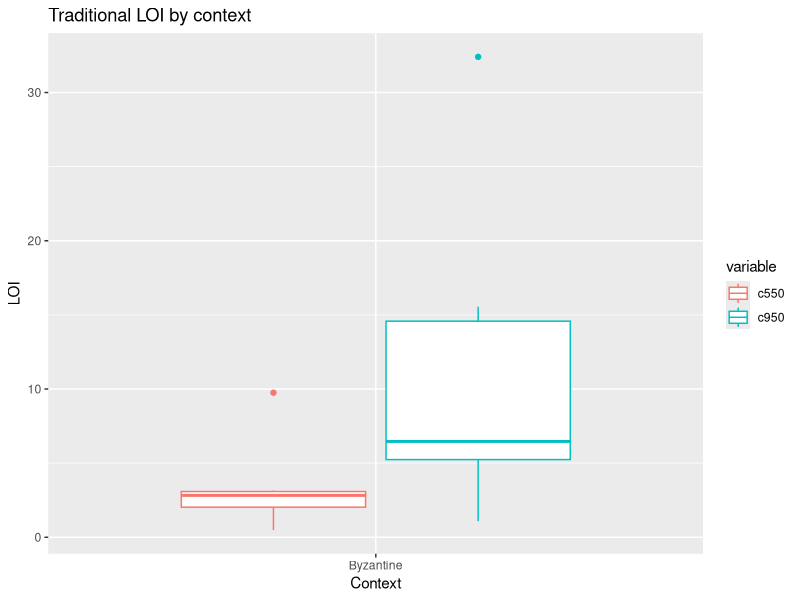
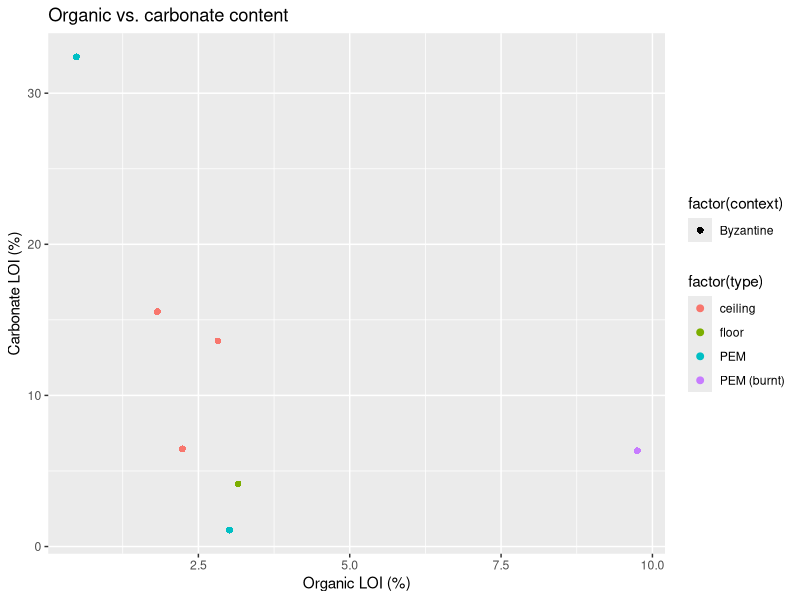
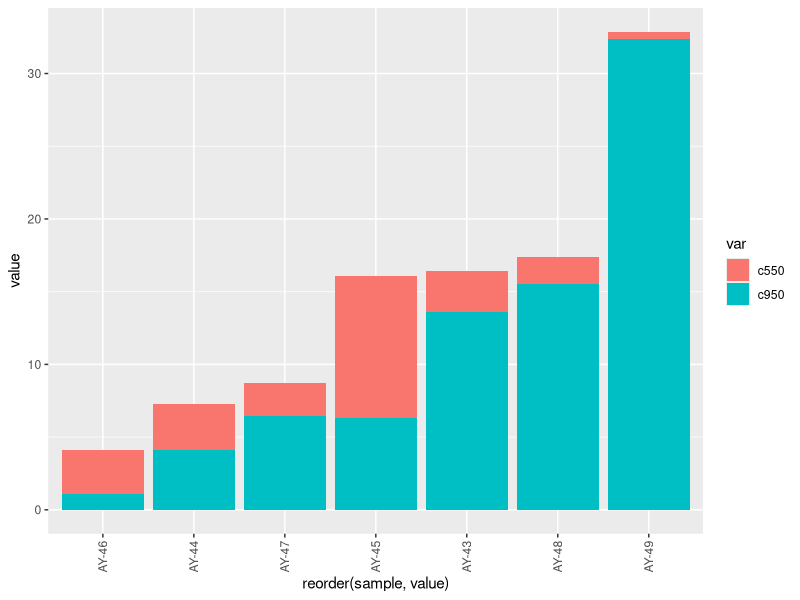

Write the R code that produced these figures, in order. (Note: this script raises an error after producing the figures.)
## ---- chunk 1
# Libraries
library(openxlsx); 
library(dplyr); 
library(ggplot2); 
library(ggrepel);
library(tidyr); 
library(reshape2) # Melt-function for reshaping data to long form

loi <- read.xlsx("data/loi_AYB.xlsx", sep=";")
tga <- read.xlsx("data/tga_AYB.xlsx", sep=";")

summary(loi)
summary(tga)

# Remove rows containing words 'kekkila' (internal standard)
tga <- filter(tga, !grepl('kekkila', Name))

# TGA character columns to numeric
tga[, c(4:7)] <- sapply(tga[, c(4:7)], as.numeric)

# Sample names as rownames
rownames(loi) <- loi$sample
rownames(tga) <- tga$Name

# Creating new columns for analysis by subtracting crucible mass;
# "dry" (sample mass after drying)
# "c550" (sample mass after 550 C)
# "c950" (sample mass after 950 C)
loi$dry <- (loi$dry_weight - loi$crucible)
loi$c550mass <- (loi$after_550_C - loi$crucible)
loi$c950mass <- (loi$after_950_C - loi$crucible)

loi$c550 <- (loi$dry - loi$c550mass)/(loi$dry) * 100
loi$c950 <- (loi$c550mass - loi$c950mass)/(loi$c550mass) * 100

# Same with TGA
tga$c550 <- (tga$Dry - tga$Mass_550)/(tga$Dry) * 100
tga$c950 <- (tga$Mass_550 - tga$Mass_950)/(tga$Mass_550) * 100

## ---- chunk 2
# Colored boxplots in same graph
loi_long <- loi[c(8,13:14)]
loi_long <- melt(loi_long, id = "context") # Reshaping data to long form

ggplot(loi_long, aes(x = context, y = value, color = variable)) +  
  geom_boxplot() +
  labs(title="Traditional LOI by context",
        x ="Context", y = "LOI")

# Color by type      
ggplot(loi, 
      aes(c550, c950)) +
      geom_point(size=2, aes(shape = factor(context), colour = factor(type))) +
      labs(title = "Organic vs. carbonate content") +
      xlab('Organic LOI (%)') +
      ylab('Carbonate LOI (%)') +
      theme(axis.title = element_text())

# Stacked barplot (x = reorder(sample, LOI))
loi_long = gather(loi, key = var, value = value, c550, c950)

ggplot(loi_long, aes(x = reorder(sample, value), y = value, fill = var)) +
  geom_bar(stat = 'identity', position = 'stack') + 
    theme(axis.text.x = element_text(angle = 90, vjust = 0.5, hjust=1))


## ---- chunk 3
# Colored boxplots in same graph
tga_long <- tga[c(8,10:11)]
tga_long <- melt(tga_long, id = "context") # Reshaping data to long form

ggplot(tga_long, aes(x = context, y = value, color = variable)) +  
  geom_boxplot() +
  labs(title="Thermogravimeter LOI by context",
        x ="Context", y = "LOI")

# Color by type biplot   
ggplot(tga, 
      aes(c550, c950, label = rownames(tga), colour = factor(type))) +
      geom_point(size=2) +
      geom_text_repel(size=3) + labs(title = "Organic vs. carbonate content") +
      xlab('Organic LOI (%)') +
      ylab('Carbonate LOI (%)') +
      theme(axis.title = element_text())

# Stacked barplot (x = reorder(sample, LOI))
tga_long = gather(tga, key = var, value = value, c550, c950)

ggplot(tga_long, aes(x = reorder(Name, value), y = value, fill = var)) +
  geom_bar(stat = 'identity', position = 'stack') + 
    theme(axis.text.x = element_text(angle = 90, vjust = 0.5, hjust=1))

